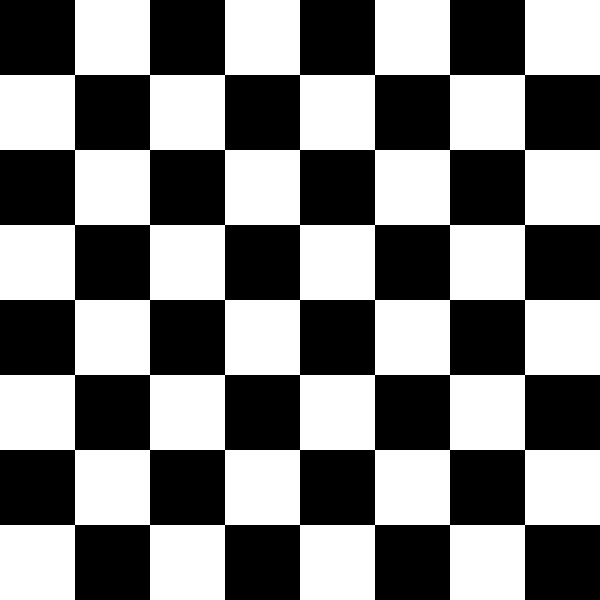
Frame 1 (no input)
Frame 60 (the mouse pressed at the canvas centre just before this capture): identical to frame 1, image omitted
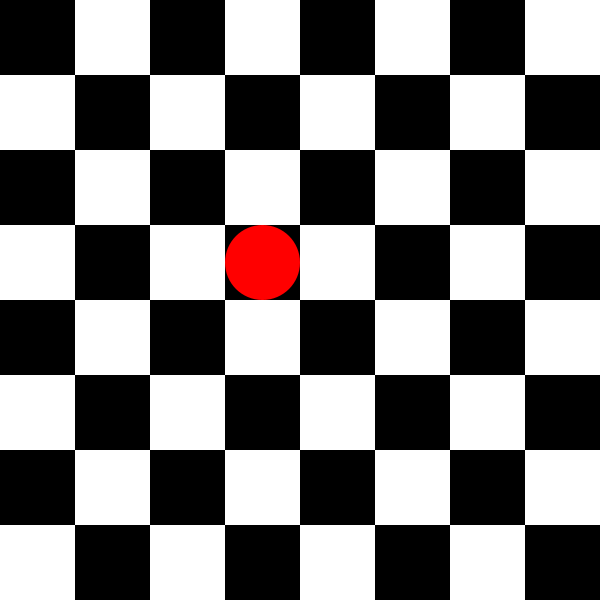
Frame 120 (the mouse held since frame 60 and released just before this capture)

The Processing sketch that drew these frames (run headless with seeded random() and noise(); from frame 60 on, the mouse is pressed at the canvas centre):

// Processing sketch: Checkboard_wenhao_liao
// ── Checkboard_wenhao_liao.pde

void setup() {
  
  size(600,600);
}

final int N = 8;

/*
  int[] board = new int[N*N];
  //empty = 0;
  //balck = 1;
  //white = -1;
  void draw(){
    backgorund(0);
    for (int i = 0; i < N ; i++){
      line(BOX/2, i*BOX+BOX/2, width+BOX/2, i*BOX+BOX/2);
      line(i*BOX+BOX/2, BOX/2, I*BOX+BOX/2, height-BOX/2);
    }
    for (int i =0 , i <board.length;i++){
      int x = 1 % N;
      int y = 1 / N;
      switch (board[i]){
        case 0:
          break;
        case 1:
          fill(0);
          ellipse(x * BOX + BOX/2, y * BOX + BOX/2, BOX*0.8, BOX*0.8);
          break;
        case 2: // what should we do here.
          fill(255);
          ellipse(x * BOX + BOX/2, y * BOX + BOX/2, BOX*0.8, BOX*0.8);
          break;
      }
    }
  }
  
  void mousePressed() {
    int x = mouseX/BOX, y = mouseY/BOX;
    board [ y*N + x] = 1;
    //if (currentColor ==1)
    //  currentColor = 2;
    //else
    //  currentColor = 1;
    currentColor = 3 - currentColor; //attention.
      
*/

void draw() {
  background(0);
  final float BOX = width/N;
  color WHITE = color(255,255,255), BLACK = color(0,0,0);
  boolean b = false;
  for (int y = 0; y < height; y += BOX){
    b=!b;
  for (int x = 0; x < width; x += BOX) {
    b=!b;
    fill(b ? WHITE:BLACK);
    rect(x, y, BOX, BOX);
    noStroke();
    
  }
  }
  if(mousePressed){
      drawChess();
    }
}

void drawChess(){
    float Xpos = mouseX;
    float Ypos = mouseY;
    
    final int BOX = width/N;
    int tileX = ceil(Xpos/BOX);
    int tileY = ceil(Ypos/BOX);
    println("Position: X = ",tileX,"Y = ",tileY,"  ",Xpos/BOX,Ypos/BOX);
    fill(255,0,0);
    ellipse((tileX-0.5)*BOX,(tileY-0.5)*BOX,BOX,BOX);
    redraw();
    
}

void mouseReleased() {
  drawChess();
    }
